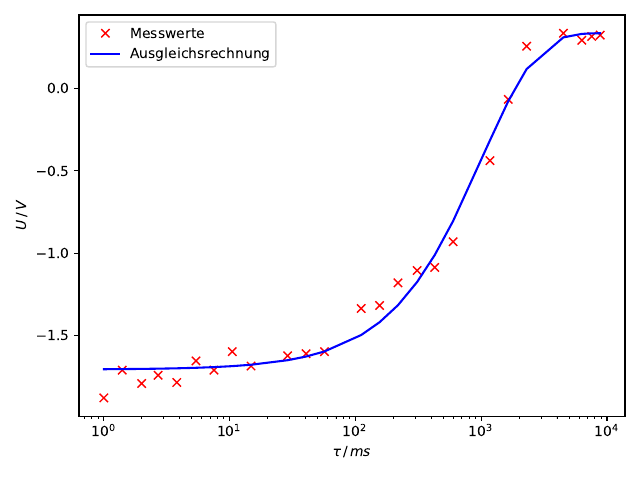

The script that saved this image:
import numpy as np
import matplotlib.pyplot as plt
from scipy import optimize
from scipy.optimize import curve_fit
from uncertainties import ufloat
import uncertainties.unumpy as unp

t, U = np.genfromtxt('mess1.txt', unpack=True) 

def fit(t, a, b, c):
    return a*(1-2*np.exp(-t/b))+c

params, cov = curve_fit(fit, t, U)
err = np.sqrt(np.diag(abs(cov)))

a = ufloat(params[0], err[0])
b = ufloat(params[1], err[1])
c = ufloat(params[2], err[2])

print(a, b, c)

plt.plot(t, U, 'rx', label=r'Messwerte')
plt.plot(t, fit(t, *params), 'b-', label='Ausgleichsrechnung')
plt.xlabel(r'$\tau \, / \, ms$')
plt.ylabel(r'$U \, / \, V$')
plt.xscale('log')
plt.legend(loc='best')

plt.tight_layout()
plt.savefig('plot1.pdf')